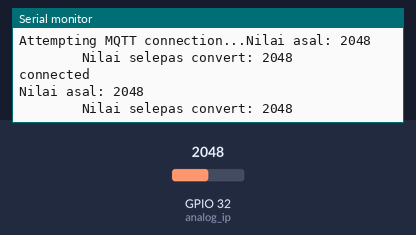
The sketch below on a simulated ESP32. Parts: the last lines printed to the serial monitor. The inputs (shaded band) are chosen by the test bench; at power-on: GPIO 32 (analog_ip) = 2048. WiFi joins after 1.5 s; servers stay silent unless stated; no MQTT or app messages arrive unless stated.

Above: at 2.7 s.
2.8 s: GPIO 32 (analog_ip) set to 1030
At 3.8 s:
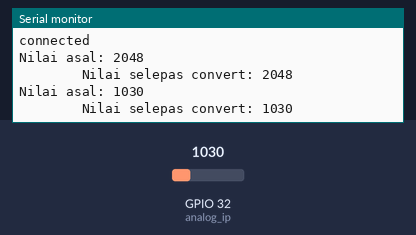
4.3 s: GPIO 32 (analog_ip) set to 932
At 5.3 s:
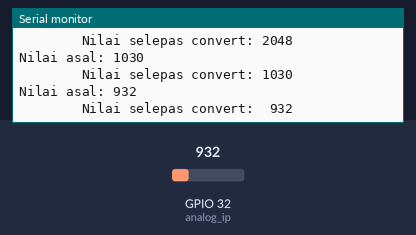
7.0 s: GPIO 32 (analog_ip) set to 111
At 8.2 s:
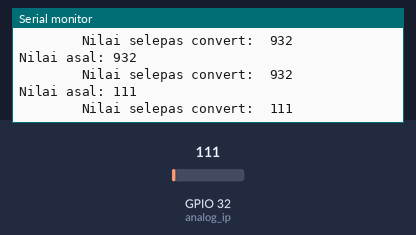
8.5 s: GPIO 32 (analog_ip) set to 93
At 9.0 s:
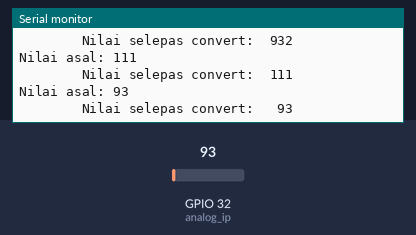
Timing chart, 0 to 11.5 s (numbered marks = the images above; inputs shaded):
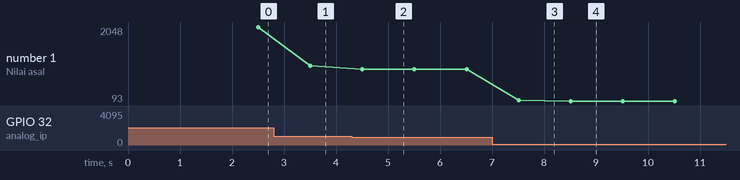

Measured:
- the behaviour switches between 1000 and 999 on GPIO 32 (analog_ip) (found by bisection; images 1 and 2)
- the behaviour switches between 100 and 99 on GPIO 32 (analog_ip) (found by bisection; images 3 and 4)
- after the input at 2.8 s, the serial monitor: prints a new line after 0.71 s (image 1)
- after the input at 4.3 s, the serial monitor: prints a new line after 0.21 s (image 2)
- after the input at 7.0 s, the serial monitor: prints a new line after 0.51 s (image 3)
- after the input at 8.5 s, the serial monitor: prints a new line at once (image 4)
- plotted number 1: 2048 → 1030 after the input at 2.8 s, 1030 → 932 after the input at 4.3 s, 932 → 111 after the input at 7.0 s, 111 → 93 after the input at 8.5 s

The sketch:

mqtt_waterLevel.ino
```cpp
#include <WiFi.h>
#include <PubSubClient.h>

const char* ssid = "yourSSID";
const char* password = "yourPASSWORD";
const char* mqtt_server = "broker.hivemq.com";

WiFiClient espClient;
PubSubClient client(espClient);

// disebabkan WiFi menggunakan AD2, untuk sensor kita gunakan AD1.
/*
WiFi (AD2)
GPIO4, GPIO0, GPIO2, GPIO15, GPIO13, GPIO12, GPIO14, GPIO27, GPIO25 and GPIO26.

ADC1
GPIO36, GPIO37, GPIO38, GPIO39, GPIO32, GPIO33, GPIO34 and GPIO35.
*/
const int analog_ip = 32;
int sensorValue = 0;
char value[10];

TaskHandle_t Task1_handle;

void task1(void* parameters) {
  for (;;) {  // berfungsi sama seperti void loop
    sensorValue = analogRead(analog_ip);
    dtostrf(sensorValue, 4, 0, value);
    client.publish("esp32/alifainur/water", value);
    Serial.print("Nilai asal: ");
    Serial.println(sensorValue);
    Serial.print("        Nilai selepas convert: ");
    Serial.println(value);
    vTaskDelay(1000 / portTICK_PERIOD_MS);  // delay 1 saat
  }
}

void connectToWiFi() {
  Serial.print("Connecting to WiFi");
  WiFi.mode(WIFI_STA);
  WiFi.begin(ssid, password);

  while (WiFi.status() != WL_CONNECTED) {
    Serial.print(".");
    delay(500);
  }
  Serial.println("Connected to WiFi");
}

void reconnect() {
  while (!client.connected()) {
    Serial.print("Attempting MQTT connection...");
    if (client.connect("ESP32_dailee")) {
      Serial.println("connected");
    } else {
      Serial.println(" trying again");
      delay(1000);
    }
  }
}

void setup() {
  Serial.begin(115200);
  connectToWiFi();
  client.setServer(mqtt_server, 1883);
  xTaskCreatePinnedToCore(task1, "Water level", 1000, NULL, 1, &Task1_handle, 0);
}

void loop() {
  if (!client.connected()) {
    reconnect();
  }
  client.loop();
}
```
